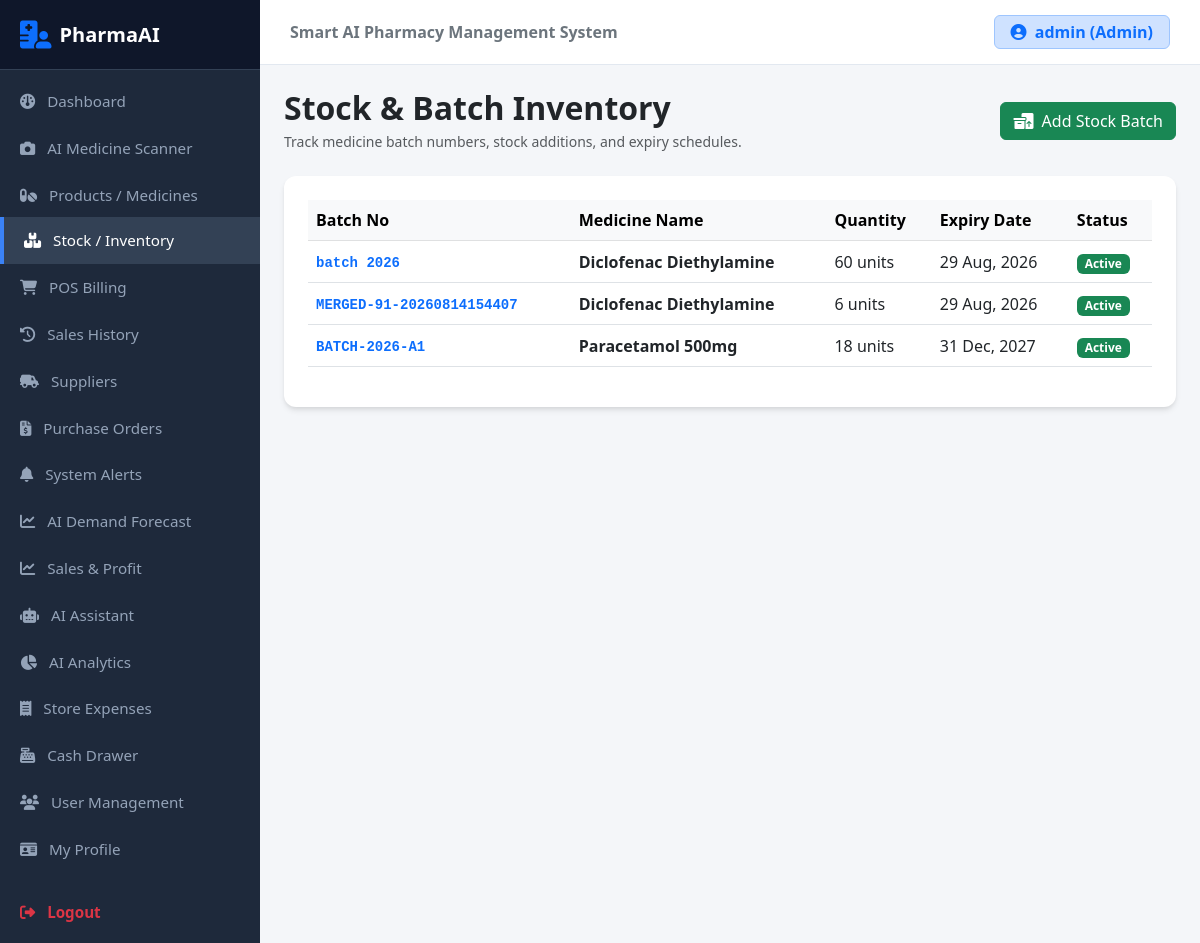
Page /inventory (signed in) on the committed database.
### models.py (models this page shows, shortened)
class User(UserMixin, db.Model):
    id = db.Column(db.Integer, primary_key=True)
    username = db.Column(db.String(100), unique=True, nullable=False)
    email = db.Column(db.String(120), unique=True, nullable=True)
    password_hash = db.Column(db.String(255), nullable=False)
    role = db.Column(db.String(50), default='Staff')

class Batch(db.Model):
    id = db.Column(db.Integer, primary_key=True)
    medicine_id = db.Column(db.Integer, db.ForeignKey('medicine.id'), nullable=False)
    batch_no = db.Column(db.String(50), nullable=False)
    expiry_date = db.Column(db.Date, nullable=False)
    quantity = db.Column(db.Integer, default=0)
    created_at = db.Column(db.DateTime, default=datetime.utcnow)

class Medicine(db.Model):
    id = db.Column(db.Integer, primary_key=True)
    name = db.Column(db.String(150), nullable=False)
    generic_name = db.Column(db.String(150))
    category = db.Column(db.String(100))
    manufacturer = db.Column(db.String(150))
    batch_no = db.Column(db.String(50))
    purchase_price = db.Column(db.Float, default=0.0)
    selling_price = db.Column(db.Float, default=0.0)
    current_stock = db.Column(db.Integer, default=0)
    min_stock = db.Column(db.Integer, default=10)
    expiry_date = db.Column(db.Date, nullable=True)
    image = db.Column(db.String(255), nullable=True)  # Added Image Field
    supplier_id = db.Column(db.Integer, db.ForeignKey('supplier.id'), nullable=True)
    batches = db.relationship('Batch', backref='medicine', lazy=True)
    sale_items = db.relationship('SaleItem', backref='medicine', lazy=True)

### app.py (the view, shortened to what this page needs)
@app.route('/inventory', methods=['GET', 'POST'])
@login_required
def inventory():
    all_batches = Batch.query.join(Medicine).order_by(Batch.expiry_date.asc()).all()
    all_medicines = Medicine.query.order_by(Medicine.name).all()
    return render_template('inventory.html', batches=all_batches, medicines=all_medicines)

### app.py (called while the page is built)
@login_manager.user_loader
def load_user(user_id):
    return User.query.get(int(user_id))

### templates/inventory.html (shortened to what this page needs)
{% extends "base.html" %}
{% block content %}
<div class="d-flex justify-content-between align-items-center mb-4">
    <div>
        <h2 class="fw-bold text-dark mb-1">Stock & Batch Inventory</h2>
        <p class="text-muted small mb-0">Track medicine batch numbers, stock additions, and expiry schedules.</p>
    </div>
    <button class="btn btn-success" data-bs-toggle="modal" data-bs-target="#addStockModal">
        <i class="fa-solid fa-boxes-packing me-1"></i> Add Stock Batch
    </button>
</div>
<div class="card card-custom bg-white p-4">
    <div class="table-responsive">
        <table class="table table-hover align-middle">
            <thead class="table-light">
                <tr>
                    <th>Batch No</th>
                    <th>Medicine Name</th>
                    <th>Quantity</th>
                    <th>Expiry Date</th>
                    <th>Status</th>
                </tr>
            </thead>
            <tbody>
                {% for batch in batches %}
                <tr>
                    <td><code class="fw-bold text-primary">{{ batch.batch_no }}</code></td>
                    <td><strong>{{ batch.medicine.name }}</strong></td>
                    <td>{{ batch.quantity }} units</td>
                    <td>{{ batch.expiry_date.strftime('%d %b, %Y') }}</td>
                    <td>
                        {% if batch.quantity == 0 %}
                            <span class="badge bg-secondary">Depleted</span>
                        {% else %}
                            <span class="badge bg-success">Active</span>
                        {% endif %}
                    </td>
                </tr>
                {% else %}
                <tr>
                    <td colspan="5" class="text-center text-muted py-4">No inventory batches recorded yet.</td>
                </tr>
                {% endfor %}
            </tbody>
        </table>
    </div>
</div>
{% endblock %}

### templates/base.html (shortened to what this page needs)
<!DOCTYPE html>
<html lang="en">
<head>
    <link href="https://cdn.jsdelivr.net/npm/bootstrap@5.3.0/dist/css/bootstrap.min.css" rel="stylesheet">
    <link rel="stylesheet" href="https://cdnjs.cloudflare.com/ajax/libs/font-awesome/6.4.0/css/all.min.css">
</head>
<body>
<div class="d-flex">
    <nav id="sidebar">
        <div class="logo-details">
            <i class="fa-solid fa-hospital-user text-primary fs-3 me-2"></i>
            <span class="fs-5 fw-bold text-white">PharmaAI</span>
        </div>
        <div class="list-group list-group-flush py-2">
            <a href="{{ url_for('dashboard') }}" class="list-group-item list-group-item-action bg-transparent">
                <i class="fa-solid fa-gauge me-2"></i> Dashboard
            </a>
            <a href="{{ url_for('scanner') }}" class="list-group-item list-group-item-action bg-transparent">
                <i class="fa-solid fa-camera me-2"></i> AI Medicine Scanner
            </a>
            <a href="{{ url_for('products') }}" class="list-group-item list-group-item-action bg-transparent">
                <i class="fa-solid fa-pills me-2"></i> Products / Medicines
            </a>
            <a href="{{ url_for('inventory') }}" class="list-group-item list-group-item-action bg-transparent">
                <i class="fa-solid fa-boxes-stacked me-2"></i> Stock / Inventory
            </a>
            <a href="{{ url_for('pos') }}" class="list-group-item list-group-item-action bg-transparent">
                <i class="fa-solid fa-cart-shopping me-2"></i> POS Billing
            </a>
            <a href="{{ url_for('sales_history') }}" class="list-group-item list-group-item-action bg-transparent">
                <i class="fa-solid fa-clock-rotate-left me-2"></i> Sales History
            </a>
            <a href="{{ url_for('suppliers') }}" class="list-group-item list-group-item-action bg-transparent">
                <i class="fa-solid fa-truck-field me-2"></i> Suppliers
            </a>
            <a href="{{ url_for('purchase_orders') }}" class="list-group-item list-group-item-action bg-transparent">
                <i class="fa-solid fa-file-invoice-dollar me-2"></i> Purchase Orders
            </a>
            <a href="{{ url_for('alerts') }}" class="list-group-item list-group-item-action bg-transparent">
                <i class="fa-solid fa-bell me-2"></i> System Alerts
            </a>
            <a href="{{ url_for('forecast') }}" class="list-group-item list-group-item-action bg-transparent">
                <i class="fa-solid fa-chart-line me-2"></i> AI Demand Forecast
            </a>
            <a href="{{ url_for('sales_profit') }}" class="list-group-item list-group-item-action bg-transparent"><i class="fa-solid fa-chart-line me-2"></i> Sales & Profit</a>
            <a href="{{ url_for('assistant') }}" class="list-group-item list-group-item-action bg-transparent"><i class="fa-solid fa-robot me-2"></i> AI Assistant</a>
            <a href="{{ url_for('analytics') }}" class="list-group-item list-group-item-action bg-transparent">
                <i class="fa-solid fa-chart-pie me-2"></i> AI Analytics
            </a>
            <a href="{{ url_for('expenses') }}" class="list-group-item list-group-item-action bg-transparent">
                <i class="fa-solid fa-receipt me-2"></i> Store Expenses
            </a>
            <a href="{{ url_for('cash_drawer') }}" class="list-group-item list-group-item-action bg-transparent">
                <i class="fa-solid fa-cash-register me-2"></i> Cash Drawer
            </a>
            <a href="{{ url_for('users_page') }}" class="list-group-item list-group-item-action bg-transparent">
                <i class="fa-solid fa-users me-2"></i> User Management
            </a>
            <a href="{{ url_for('profile') }}" class="list-group-item list-group-item-action bg-transparent">
                <i class="fa-solid fa-id-card me-2"></i> My Profile
            </a>
            <a href="{{ url_for('logout') }}" class="list-group-item list-group-item-action bg-transparent text-danger fw-semibold mt-3">
                <i class="fa-solid fa-right-from-bracket me-2"></i> Logout
            </a>
        </div>
    </nav>
    <div class="main-wrapper d-flex flex-column">
        <header class="top-navbar d-flex justify-content-between align-items-center">
            <span class="fw-semibold text-secondary">Smart AI Pharmacy Management System</span>
            <div class="d-flex align-items-center gap-3">
                {% if current_user.is_authenticated %}
                <span class="badge bg-primary-subtle text-primary border border-primary-subtle fs-6 py-2 px-3">
                    <i class="fa-solid fa-user-circle me-1"></i> {{ current_user.username }} ({{ current_user.role or 'Staff' }})
                </span>
                {% endif %}
            </div>
        </header>
        <main class="p-4 flex-grow-1">
            {% block content %}{% endblock %}
        </main>
    </div>
</div>
</body>
</html>

### templates/base.html (style rules this page uses)
body { background-color: #f4f6f9; font-family: 'Segoe UI', Tahoma, Geneva, Verdana, sans-serif; }
#sidebar { min-width: 260px; max-width: 260px; min-height: 100vh; background: #1e293b; color: #fff; transition: all 0.3s; }
#sidebar .logo-details { height: 70px; display: flex; align-items: center; padding: 0 20px; background: #0f172a; border-bottom: 1px solid #334155; }
#sidebar .list-group-item { color: #94a3b8; font-size: 0.95rem; border: none; padding: 12px 20px; transition: all 0.2s ease-in-out; }
#sidebar .list-group-item:hover, #sidebar .list-group-item.active { color: #ffffff; background-color: #334155 !important; border-left: 4px solid #3b82f6; }
.main-wrapper { width: 100%; overflow-x: hidden; }
.top-navbar { background: #ffffff; border-bottom: 1px solid #e2e8f0; padding: 15px 30px; }
.card-custom { border: none; border-radius: 12px; box-shadow: 0 4px 6px -1px rgba(0, 0, 0, 0.1), 0 2px 4px -1px rgba(0, 0, 0, 0.06); }

### rows in the picture
User: username "admin", role "Admin"
Batch: batch_no "batch 2026", medicine.name "Diclofenac Diethylamine", quantity "60", expiry_date "29 Aug, 2026", shows "Active"
Batch: batch_no "MERGED-91-20260814154407", medicine.name "Diclofenac Diethylamine", quantity "6", expiry_date "29 Aug, 2026", shows "Active"
Batch: batch_no "BATCH-2026-A1", medicine.name "Paracetamol 500mg", quantity "18", expiry_date "31 Dec, 2027", shows "Active"
